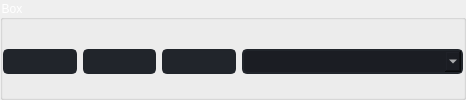
              <widget class="QGroupBox" name="groupBox_2">
               <property name="styleSheet">
                <string notr="true">font: 75 12pt &quot;MS Shell Dlg 2&quot;;
color: rgb(255, 255, 255);


border-top-color: rgb(255, 170, 127);</string>
               </property>
               <property name="title">
                <string>Box</string>
               </property>
               <property name="flat">
                <bool>true</bool>
               </property>
               <layout class="QHBoxLayout" name="horizontalLayout_21">
                <property name="spacing">
                 <number>0</number>
                </property>
                <property name="leftMargin">
                 <number>0</number>
                </property>
                <property name="topMargin">
                 <number>6</number>
                </property>
                <property name="rightMargin">
                 <number>0</number>
                </property>
                <property name="bottomMargin">
                 <number>0</number>
                </property>
                <item>
                 <layout class="QHBoxLayout" name="horizontalLayout_15" stretch="1,1,1,3">
                  <property name="spacing">
                   <number>6</number>
                  </property>
                  <item>
                   <widget class="QLineEdit" name="lineEdit_4">
                    <property name="minimumSize">
                     <size>
                      <width>35</width>
                      <height>25</height>
                     </size>
                    </property>
                    <property name="maximumSize">
                     <size>
                      <width>16777215</width>
                      <height>25</height>
                     </size>
                    </property>
                    <property name="toolTip">
                     <string/>
                    </property>
                    <property name="styleSheet">
                     <string notr="true">QLineEdit {
	background-color: rgb(33, 37, 43);
	border-radius: 5px;
	border: 2px solid rgb(33, 37, 43);
	padding-left: 10px;
	selection-color: rgb(255, 255, 255);
	selection-background-color: rgb(112, 255, 16);
	color: rgb(255, 255, 255);
	padding:2px;
	font: 75 10pt &quot;MS Shell Dlg 2&quot;;
	padding-left: 10px;
}
QLineEdit:hover {
	border: 2px solid rgb(64, 71, 88);
	padding-left: 10px;
}
QLineEdit:focus {
	border: 2px solid rgb(91, 101, 124);
	padding-left: 10px;
}
</string>
                    </property>
                   </widget>
                  </item>
                  <item>
                   <widget class="QLineEdit" name="lineEdit_5">
                    <property name="minimumSize">
                     <size>
                      <width>35</width>
                      <height>25</height>
                     </size>
                    </property>
                    <property name="maximumSize">
                     <size>
                      <width>16777215</width>
                      <height>25</height>
                     </size>
                    </property>
                    <property name="styleSheet">
                     <string notr="true">QLineEdit {
	background-color: rgb(33, 37, 43);
	border-radius: 5px;
	border: 2px solid rgb(33, 37, 43);
	padding-left: 10px;
	selection-color: rgb(255, 255, 255);
	selection-background-color: rgb(112, 255, 16);
	color: rgb(255, 255, 255);
	padding:2px;
	font: 75 10pt &quot;MS Shell Dlg 2&quot;;
	padding-left: 10px;
}
QLineEdit:hover {
	border: 2px solid rgb(64, 71, 88);
	padding-left: 10px;
}
QLineEdit:focus {
	border: 2px solid rgb(91, 101, 124);
	padding-left: 10px;
}
</string>
                    </property>
                   </widget>
                  </item>
                  <item>
                   <widget class="QLineEdit" name="lineEdit_6">
                    <property name="minimumSize">
                     <size>
                      <width>35</width>
                      <height>25</height>
                     </size>
                    </property>
                    <property name="maximumSize">
                     <size>
                      <width>16777215</width>
                      <height>25</height>
                     </size>
                    </property>
                    <property name="styleSheet">
                     <string notr="true">QLineEdit {
	background-color: rgb(33, 37, 43);
	border-radius: 5px;
	border: 2px solid rgb(33, 37, 43);
	padding-left: 10px;
	selection-color: rgb(255, 255, 255);
	selection-background-color: rgb(112, 255, 16);
	color: rgb(255, 255, 255);
	padding:2px;
	font: 75 10pt &quot;MS Shell Dlg 2&quot;;
	padding-left: 10px;
}
QLineEdit:hover {
	border: 2px solid rgb(64, 71, 88);
	padding-left: 10px;
}
QLineEdit:focus {
	border: 2px solid rgb(91, 101, 124);
	padding-left: 10px;
}
</string>
                    </property>
                   </widget>
                  </item>
                  <item>
                   <widget class="QComboBox" name="comboBox_4">
                    <property name="sizePolicy">
                     <sizepolicy hsizetype="Preferred" vsizetype="Fixed">
                      <horstretch>0</horstretch>
                      <verstretch>0</verstretch>
                     </sizepolicy>
                    </property>
                    <property name="minimumSize">
                     <size>
                      <width>0</width>
                      <height>25</height>
                     </size>
                    </property>
                    <property name="maximumSize">
                     <size>
                      <width>16777215</width>
                      <height>25</height>
                     </size>
                    </property>
                    <property name="styleSheet">
                     <string notr="true">QComboBox{
	background-color: rgb(27, 29, 35);
	border-radius: 5px;
	border: 2px solid rgb(33, 37, 43);
	padding: 2px;
	padding-left: 10px;
	color: rgb(255, 255, 255);
	font: 75 10pt &quot;MS Shell Dlg 2&quot;;
}
QComboBox:hover{
	border: 2px solid rgb(64, 71, 88);
}
QComboBox::drop-down {
	subcontrol-origin: padding;
	subcontrol-position: top right;
	width: 25px; 
	border-left-width: 3px;
	border-left-color: rgba(39, 44, 54, 150);
	border-left-style: solid;
	border-top-right-radius: 3px;
	border-bottom-right-radius: 3px;	
	background-position: center;
	background-image: url(:/icons/images/icons/cil-arrow-bottom.png);
	background-repeat: no-reperat;
 }
QComboBox QAbstractItemView {
	color: rgb(255, 121, 198);	
	background-color: rgb(33, 37, 43);
	padding: 10px;
	selection-background-color: rgb(39, 44, 54);
}</string>
                    </property>
                   </widget>
                  </item>
                 </layout>
                </item>
               </layout>
              </widget>
